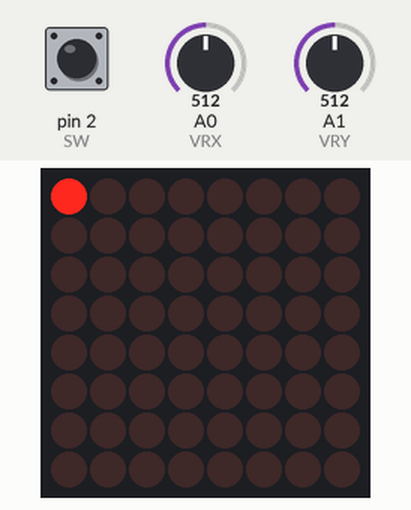
This sketch was run on a simulated Arduino Uno, built with avr-gcc and run on an emulated ATmega328P. On the bench: 8×8 LED matrix. The test bench sets the inputs (shaded band); at power-on: A1 (VRY) = 512, pin 2 (SW) HIGH, A0 (VRX) = 512.

Above: at 1.2 s.
1.3 s: A1 (VRY) set to 666
2.8 s: A1 (VRY) set to 690
At 5.5 s:
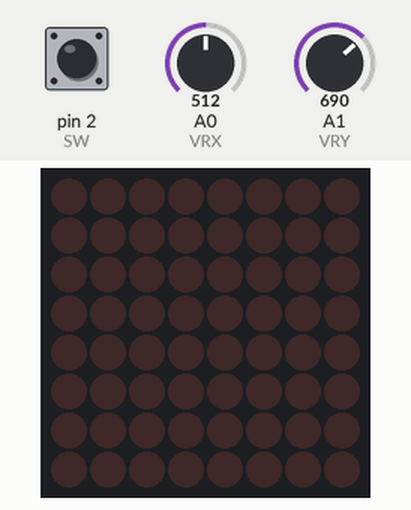
5.7 s: A1 (VRY) set to 306
At 6.16 s:
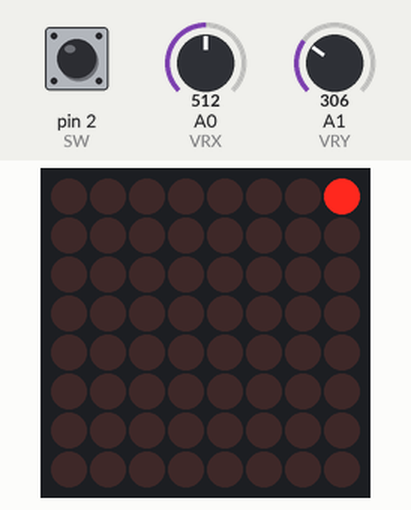
8.7 s: A1 (VRY) set to 716
At 9.16 s:
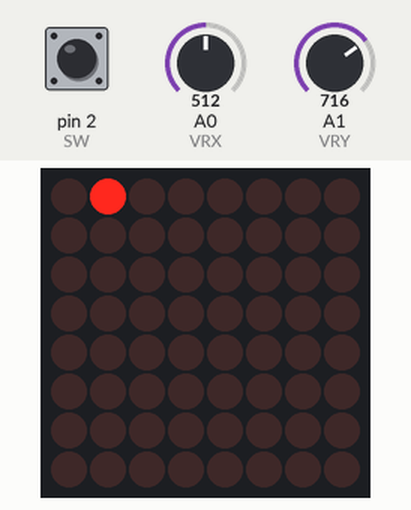
Timing chart, 0 to 11.7 s (numbered marks = the images above; inputs shaded):
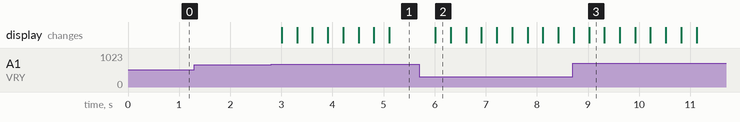

The sketch:

hello_joystick.ino
```cpp
/**
 * Demonstrates usage of joystick.
 * Uses 8x8 LED display to display pixel.
 * Lets control pixel with a joystick.
 * By pressing joystick button resets pixel coordinates
 * to the origin.
 */

#include <LedControl.h>

/* Joystick PINs */
#define VRX     A0
#define VRY     A1
#define SW      2

/* Display PINs */
#define CLK 8
#define CS  9
#define DIN 10

LedControl lc = LedControl(DIN, CLK, CS, 1);

volatile int x, y;
int dx, dy;

void setup() {
  pinMode(SW, INPUT_PULLUP);
  pinMode(VRX, INPUT);
  pinMode(VRY, INPUT);
  attachInterrupt(digitalPinToInterrupt(SW), resetPixel, RISING);

  lc.shutdown(0, false);
  lc.setIntensity(0, 8);

}

void loop() {
  lc.setLed(0, x, y, 0);

  dx = map(analogRead(VRX), 0, 906, 2, -2);
  dy = map(analogRead(VRY), 0, 906, -2, 2);
  if (dx != 0) {dx = dx / abs(dx);}
  if (dy != 0) {dy = dy / abs(dy);}
  x += dx;
  y += dy;

  lc.setLed(0, x, y, 1);
  delay(300);
}

void resetPixel() {
  x = y = 0;
}
```

Measured:
- the behaviour switches between 679 and 680 on A1 (VRY) (found by bisection; images 0 and 1)
- after the input at 1.3 s, every drawn part: stays the same
- after the input at 2.8 s, the display: first changes after 0.21 s (image 1 shows a later state)
- after the input at 5.7 s, the display: changes after 0.31 s (image 2)
- after the input at 8.7 s, the display: first changes at once (image 3 shows a later state)
